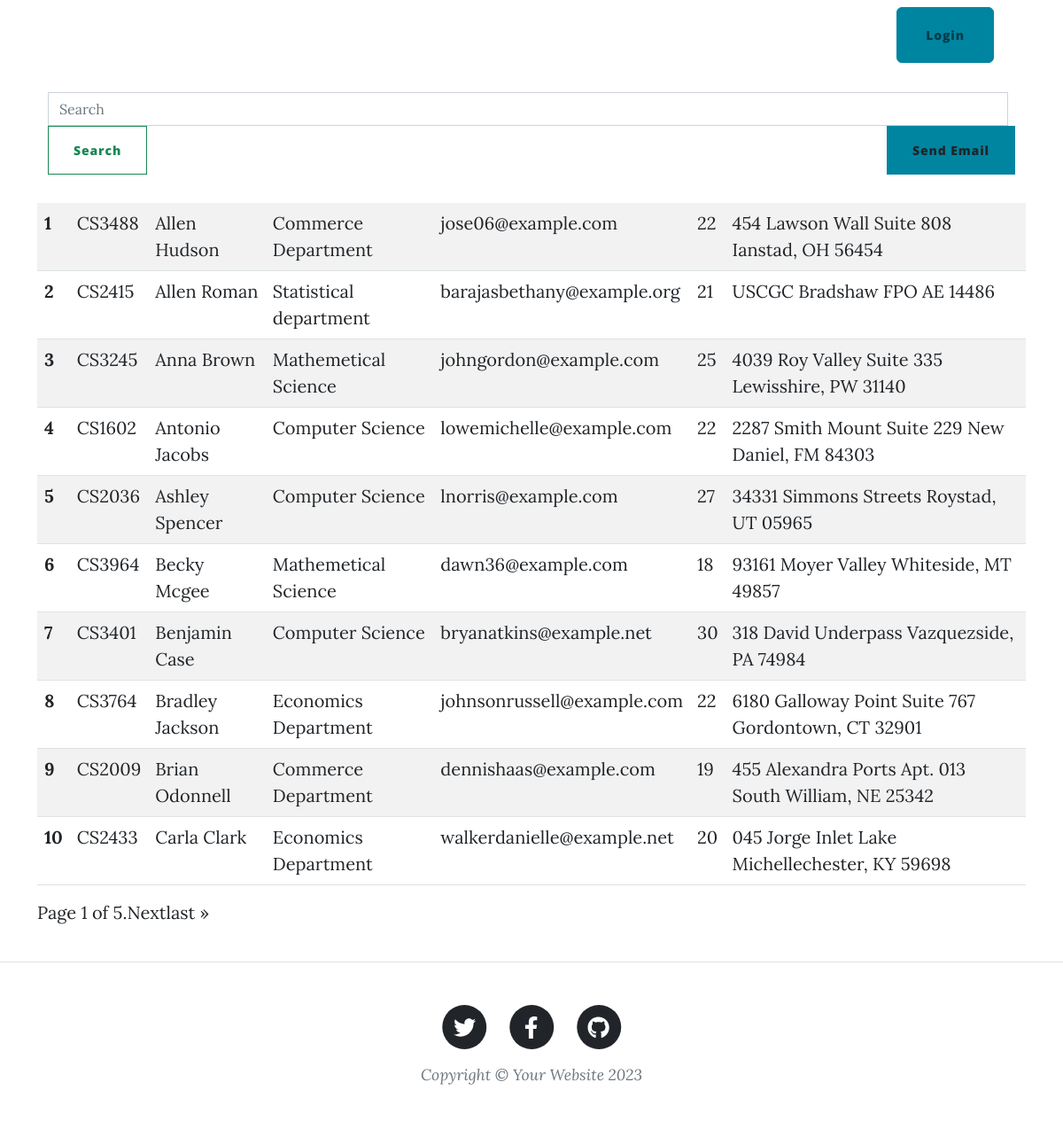
/students, run on the app's committed database.
### demo/models.py (models this page shows, shortened)
class Student(models.Model):
    department=models.ForeignKey(Department,related_name='depart',on_delete=models.CASCADE)
    student_id = models.OneToOneField(StudentId, related_name='studentid', on_delete=models.CASCADE)
    student_name=models.CharField(max_length=100)
    student_email = models.EmailField(unique=True)
    student_age = models.IntegerField(default=18)
    student_address=models.TextField()
    class Meta:
        ordering=['student_name']
        verbose_name='student'

class StudentId(models.Model):
    student_id=models.CharField(max_length=100)

class Department(models.Model):
    department=models.CharField(max_length=100)
    class Meta:
        ordering=['department']

### demo/views.py (the view)
# urls.py: path('students',get_student_data,name="get_student_data"),
def get_student_data(request):
    queryset=Student.objects.all()
    if request.GET.get("search"):
        search=request.GET.get("search")
        queryset=queryset.filter(Q(student_name__icontains=search)|Q(student_email__icontains=search)|Q(student_id__student_id__icontains=search)|Q(department__department__icontains=search))
    paginator = Paginator(queryset, 10)  # Show 25 contacts per page.
    page_number = request.GET.get("page")
    page_obj = paginator.get_page(page_number)
    return render(request,'student/student.html',context={"queryset":page_obj})

### demo/templates/student/student.html (shortened to what this page needs)
{% extends "header.html" %}
{% block content %}
<div class="container mt-5">
<form class="mb-4">
        <nav class="navbar bg-body-tertiary">
          <div class="container-fluid mt-5">
            <form class="d-flex " role="search">
              <input class="form-control me-2" type="search" name="search" placeholder="Search" aria-label="Search"/>
              <button class="btn btn-outline-success" type="submit">Search</button>
                <button type="button" class="btn btn-primary"><a href="{% url 'get_student_data' %}">Send Email</a></button>
            </form>
          </div>
        </nav>
</form>
<table class="table table-striped">
  <tbody>
  {% for student in queryset %}
    <tr>
      <th scope="row">{{ forloop.counter }}</th>
        <td><a href="{% url 'see_student_mark' student.student_id.student_id %}">
        {{ student.student_id.student_id }}</a></td>
      <td>{{ student.student_name }}</td>
      <td>{{ student.department.department }}</td>
      <td>{{ student.student_email }}</td>
        <td>{{ student.student_age }}</td>
        <td>{{ student.student_address }}</td>
    </tr>
{% endfor %}
  </tbody>
</table>
<nav aria-label="Page navigation example">
<ul class="pagination">
        <span class="current">
            Page {{ queryset.number }} of {{ queryset.paginator.num_pages }}.
        </span>
        {% if queryset.has_next %}
            <li class="page-item mb-4"><a href="?page={{ queryset.next_page_number }}">Next</a></li>
            <li class="page-item"><a href="?page={{ queryset.paginator.num_pages }}">last &raquo;</a></li>
        {% endif %}
</ul>
</nav>
</div>
{% endblock %}

### data on the page
Student: student_id.student_id "CS3488", student_name "Allen Hudson", department.department "Commerce Department", student_email "jose06@example.com", student_age "22", student_address "454 Lawson Wall Suite 808 Ianstad, OH 56454"
Student: student_id.student_id "CS2415", student_name "Allen Roman", department.department "Statistical department", student_email "barajasbethany@example.org", student_age "21", student_address "USCGC Bradshaw FPO AE 14486"
Student: student_id.student_id "CS3245", student_name "Anna Brown", department.department "Mathemetical Science", student_email "johngordon@example.com", student_age "25", student_address "4039 Roy Valley Suite 335 Lewisshire, PW 31140"
Student: student_id.student_id "CS1602", student_name "Antonio Jacobs", department.department "Computer Science", student_email "lowemichelle@example.com", student_age "22", student_address "2287 Smith Mount Suite 229 New Daniel, FM 84303"
Student: student_id.student_id "CS2036", student_name "Ashley Spencer", department.department "Computer Science", student_email "lnorris@example.com", student_age "27", student_address "34331 Simmons Streets Roystad, UT 05965"
Student: student_id.student_id "CS3964", student_name "Becky Mcgee", department.department "Mathemetical Science", student_email "dawn36@example.com", student_age "18", student_address "93161 Moyer Valley Whiteside, MT 49857"
Student: student_id.student_id "CS3401", student_name "Benjamin Case", department.department "Computer Science", student_email "bryanatkins@example.net", student_age "30", student_address "318 David Underpass Vazquezside, PA 74984"
Student: student_id.student_id "CS3764", student_name "Bradley Jackson", department.department "Economics Department", student_email "johnsonrussell@example.com", student_age "22", student_address "6180 Galloway Point Suite 767 Gordontown, CT 32901"
Student: student_id.student_id "CS2009", student_name "Brian Odonnell", department.department "Commerce Department", student_email "dennishaas@example.com", student_age "19", student_address "455 Alexandra Ports Apt. 013 South William, NE 25342"
Student: student_id.student_id "CS2433", student_name "Carla Clark", department.department "Economics Department", student_email "walkerdanielle@example.net", student_age "20", student_address "045 Jorge Inlet Lake Michellechester, KY 59698"

### other printed values
{{ queryset.number }} "1"
{{ queryset.paginator.num_pages }} "5"
